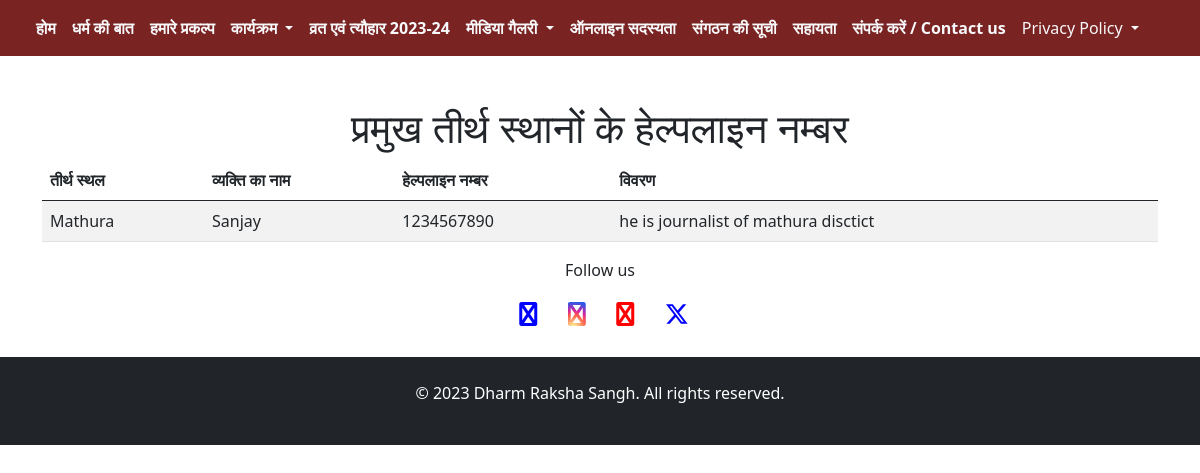
/services/helpline/, run on the app's committed database.
### services/models.py (models this page shows, shortened)
class HelpLine(models.Model):
    place = models.CharField(max_length=1000, null=True, blank=True)
    contact_person = models.CharField(max_length=50, null=True, blank=True)
    mobile = models.CharField(max_length=12, null=True, blank=True)
    desc = models.TextField(null=True, blank=True)

### services/views.py (the view)
# urls.py: path('helpline/', views.helpline, name='helpline'),
def helpline(request):
    helpline = HelpLine.objects.all()
    context = {
        'helpline': helpline,
    }
    return render(request, 'help_line.html', context)

### services/templates/help_line.html
{% extends "navbar.html" %}
{% block services %}
<div class="container mt-5">
    <h1 class="text-center">प्रमुख तीर्थ स्थानों के हेल्पलाइन नम्बर </h1>
    <table class="table table-striped">
        <thead>
            <tr>
                <th scope="col">तीर्थ स्थल </th>
                <th scope="col">व्यक्ति का नाम</th>
                <th scope="col">हेल्पलाइन नम्बर</th>
                <th scope="col">विवरण</th>
            </tr>
        </thead>
        <tbody>
           {% for i in helpline %}
            <tr>
                <td>{{i.place}}</td>
                <td>{{i.contact_person}}</td>
                <td>{{i.mobile}}</td>
                <td>{{i.desc}}</td>
            </tr>
           {% endfor %}
        </tbody>
    </table>
</div>
{% endblock services %}

### templates/navbar.html (style rules this page uses)
body { margin:0px; padding:0px; }

### data on the page
HelpLine: place "Mathura", contact_person "Sanjay", mobile "1234567890", desc "he is journalist of mathura disctict"
